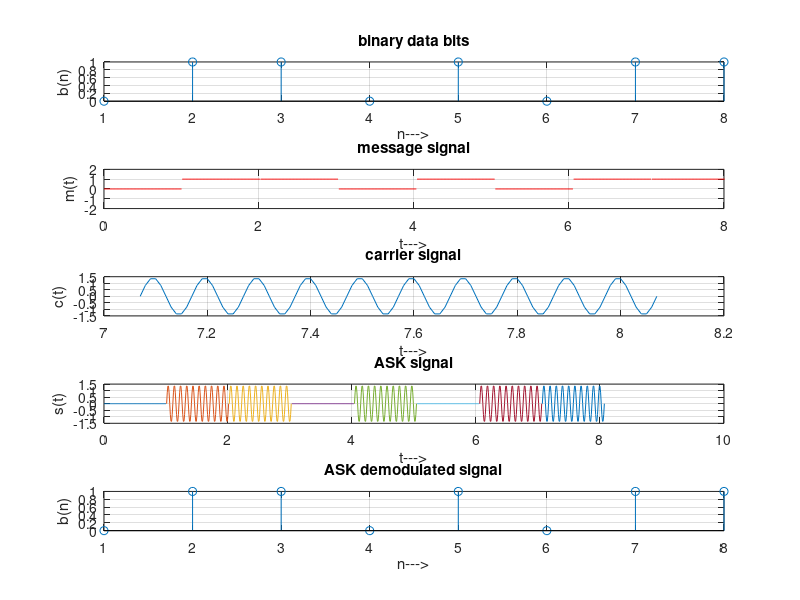

MATLAB code for this plot:
%ASK Modulation
clc;
clear all;
close all;
%GENERATE CARRIER SIGNAL
Tb=1; fc=10;
t=0:Tb/100:1;
c=sqrt(2/Tb)*sin(2*pi*fc*t);
%generate message signal
N=8;
m=rand(1,N);
t1=0;t2=Tb
for i=1:N
t=[t1:.01:t2]
if m(i)>0.5
m(i)=1;
m_s=ones(1,length(t));
else
m(i)=0;
m_s=zeros(1,length(t));
end
message(i,:)=m_s;
%product of carrier and message
ask_sig(i,:)=c.*m_s;
t1=t1+(Tb+.01);
t2=t2+(Tb+.01);
%plot the message and ASK signal
subplot(5,1,2);axis([0 N -2 2]);
plot(t,message(i,:),'r');
title('message signal');xlabel('t--->');ylabel('m(t)');
grid on 
hold on;
subplot(5,1,4);plot(t,ask_sig(i,:));
title('ASK signal');xlabel('t--->');ylabel('s(t)');
grid on 
hold on
end
hold off
%Plot the carrier signal and input binary data
subplot(5,1,3);plot(t,c);
title('carrier signal');
xlabel('t--->');
ylabel('c(t)');
grid on
subplot(5,1,1);stem(m);
title('binary data bits');
xlabel('n--->');
ylabel('b(n)');
grid on
% ASK Demodulation
t1=0;t2=Tb
for i=1:N
t=[t1:Tb/100:t2]
%correlator
x=sum(c.*ask_sig(i,:));
%decision device
if x>0
demod(i)=1;
else
demod(i)=0;
end
t1=t1+(Tb+.01);
t2=t2+(Tb+.01);
end
%plot demodulated binary data bits
subplot(5,1,5);stem(demod);
title('ASK demodulated signal'); xlabel('n--->');ylabel('b(n)');
grid on
